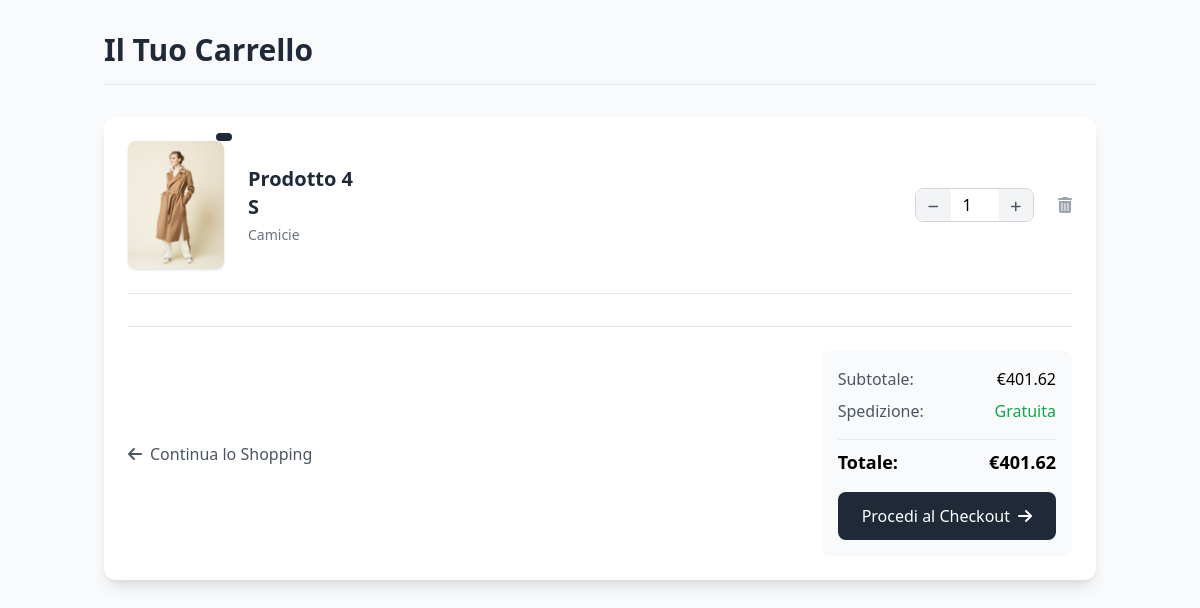
Page /user/carrello/ (signed in) on the committed database.
### e_commerce/models.py (models this page shows, shortened)
class Prodotto(models.Model):
    CATEGORIE_CHOICES = [
        ('pantaloni', 'Pantaloni'),
        ('tshirt', 'T-shirt'),
        ('cappotti', 'Cappotti'),
        ('camicie', 'Camicie'),
    ]
    TIPO_CHOICES = [
        ('bambino', 'bambino'),
        ('donna', 'donna'),
        ('uomo', 'uomo'),
    ]
    id = models.AutoField(primary_key=True)  # ID univoco generato automaticamente
    nome = models.CharField(max_length=100)  # Nome del capo di abbigliamento
    descrizione = models.TextField(blank=True, null=True)  # Descrizione del capo
    prezzo = models.DecimalField(max_digits=10, decimal_places=2)  # Prezzo del capo
    categoria = models.CharField(max_length=20,choices=CATEGORIE_CHOICES) # Select Categoria
    tipo = models.CharField(max_length=20,choices=TIPO_CHOICES) # Select Tipo
    data_creazione = models.DateTimeField(auto_now_add=True) # Data di creazione del prodotto
    conteggio_acquisti = models.IntegerField(default=0) # Conteggio degli acquisti
    @property
    def categoria_descrizione(self):
        return dict(self.CATEGORIE_CHOICES).get(self.categoria, "Categoria sconosciuta")

### e_commerce/views.py (the view)
# urls.py: path('user/carrello/', views.carrello, name='carrello'),
@login_required
@csrf_exempt
def carrello(request):
    user = request.user
    ordini = OrdineProdotto.objects.filter(order__user=user, stato=False)
    cart_items = []
    for ordine in ordini:
        prodotto = ordine.product  # Relazione diretta con il modello Prodotto
        if prodotto:
            prodotto_nome = prodotto.nome
            prodotto_categoria = prodotto.categoria_descrizione
            immagini = prodotto.images.all()
            image_url = immagini[0].image.url if immagini.exists() else None
            taglia_nome = ordine.taglia.nome if ordine.taglia else "Taglia non disponibile"
            taglia_id = ordine.taglia.id if ordine.taglia else None
            product_id = prodotto.id  # Aggiungi l'ID del prodotto
        else:
            prodotto_nome = "Prodotto non trovato"
            prodotto_categoria = "Categoria non trovata"
            image_url = None
            product_id = None  # Gestisci il caso in cui il prodotto non esiste
        cart_items.append({
            'id': ordine.id,
            'nome': prodotto_nome,
            'categoria': prodotto_categoria,
            'quantity': ordine.quantity,
            'price': prodotto.prezzo if prodotto else 0,
            'image_url': image_url,
            'taglia_nome': taglia_nome,
            'taglia_id': taglia_id,
            'product_id': product_id,  # Aggiungi questa riga
        })
    cart_total = sum(item['quantity'] * item['price'] for item in cart_items)
    return render(request, 'order.html', {'cart_products': cart_items, 'cart_total': cart_total})

### e_commerce/templates/order.html (shortened to what this page needs)
{% load static %}
<!DOCTYPE html>
<html lang="en">
<head>
    <script src="https://cdn.tailwindcss.com"></script>
    <link rel="stylesheet" href="https://cdnjs.cloudflare.com/ajax/libs/font-awesome/6.4.0/css/all.min.css">
</head>
<body class="bg-gray-50 font-sans">
    <div class="container mx-auto px-4 py-8 max-w-5xl">
        <h1 class="text-3xl font-bold mb-8 text-gray-800 border-b pb-4">Il Tuo Carrello</h1>
        <div class="bg-white shadow-lg rounded-xl p-6 mb-8" id="cart-container">
            {% for product in cart_products %}
            <div class="flex flex-col md:flex-row items-center justify-between border-b pb-6 mb-6 gap-4 transition-all duration-300 hover:bg-gray-50" data-product-id="{{ product.product_id }}" data-taglia-id="{{ product.taglia_id }}">
                <div class="flex flex-col md:flex-row items-center">
                    <div class="relative">
                        <img src="{{ product.image_url }}" alt="{{ product.nome }}" class="w-24 h-32 object-cover rounded-lg shadow">
                        <span class="absolute -top-2 -right-2 bg-gray-800 text-white text-xs px-2 py-1 rounded-full">{{ product.category }}</span>
                    </div>
                    <div class="ml-0 md:ml-6 text-center md:text-left mt-3 md:mt-0">
                        <h2 class="text-xl font-semibold text-gray-800">{{ product.nome }}</h2>
                        <h2 class="text-xl font-semibold text-gray-800">{{ product.taglia_nome }}</h2>
                        <p class="text-sm text-gray-500 mt-1">{{ product.categoria }}</p>
                    </div>
                </div>
                <div class="flex items-center gap-6">
                    <div class="flex items-center">
                        <div class="flex items-center border border-gray-300 rounded-lg overflow-hidden">
                            <button class="px-3 py-1 bg-gray-100 hover:bg-gray-200 quantity-btn" data-action="decrease">
                                <i class="fas fa-minus text-gray-600 text-xs"></i>
                            </button>
                            <input
                                type="number"
                                name="quantity"
                                id="quantity-{{ product.product_id }}-{{ product.taglia.id }}"
                                value="{{ product.quantity }}"
                                min="1"
                                class="w-12 border-0 text-center py-1 quantity-input focus:ring-0 focus:outline-none">
                            <button class="px-3 py-1 bg-gray-100 hover:bg-gray-200 quantity-btn" data-action="increase">
                                <i class="fas fa-plus text-gray-600 text-xs"></i>
                            </button>
                        </div>
                    </div>
                    <button class="text-gray-400 hover:text-red-600 transition-colors duration-300 remove-button">
                        <i class="fas fa-trash-alt"></i>
                    </button>
                </div>
            </div>
            {% endfor %}
            {% if cart_products %}
            <div class="mt-8 border-t pt-6">
                <div class="flex flex-col md:flex-row justify-between items-start md:items-center gap-4">
                    <a href="{% url 'index' %}" class="flex items-center text-gray-600 hover:text-gray-800 transition-colors">
                        <i class="fas fa-arrow-left mr-2"></i>
                        <span>Continua lo Shopping</span>
                    </a>
                    <div class="bg-gray-50 p-4 rounded-lg w-full md:w-auto">
                        <div class="flex justify-between items-center mb-2">
                            <span class="text-gray-600">Subtotale:</span>
                            <span class="font-medium">€<span id="cart-subtotal">{{ cart_total }}</span></span>
                        </div>
                        <div class="flex justify-between items-center mb-4">
                            <span class="text-gray-600">Spedizione:</span>
                            <span class="font-medium text-green-600">Gratuita</span>
                        </div>
                        <div class="flex justify-between items-center border-t pt-2 text-lg font-bold">
                            <span>Totale:</span>
                            <span>€<span id="cart-total">{{ cart_total }}</span></span>
                        </div>
                        <form method="post" action="/checkout/" class="mt-4">
                            <button class="w-full bg-gray-800 text-white px-6 py-3 rounded-lg hover:bg-gray-700 transition-colors flex items-center justify-center">
                                <span>Procedi al Checkout</span>
                                <i class="fas fa-arrow-right ml-2"></i>
                            </button>
                        </form>
                    </div>
                </div>
            </div>
            {% endif %}
        </div>
    </div>
</body>
</html>

### rows in the picture
Prodotto: nome "Prodotto 4", taglia_nome "S", categoria "Camicie", quantity "1"

### other values in the picture
{{ cart_total }} "401.62"
